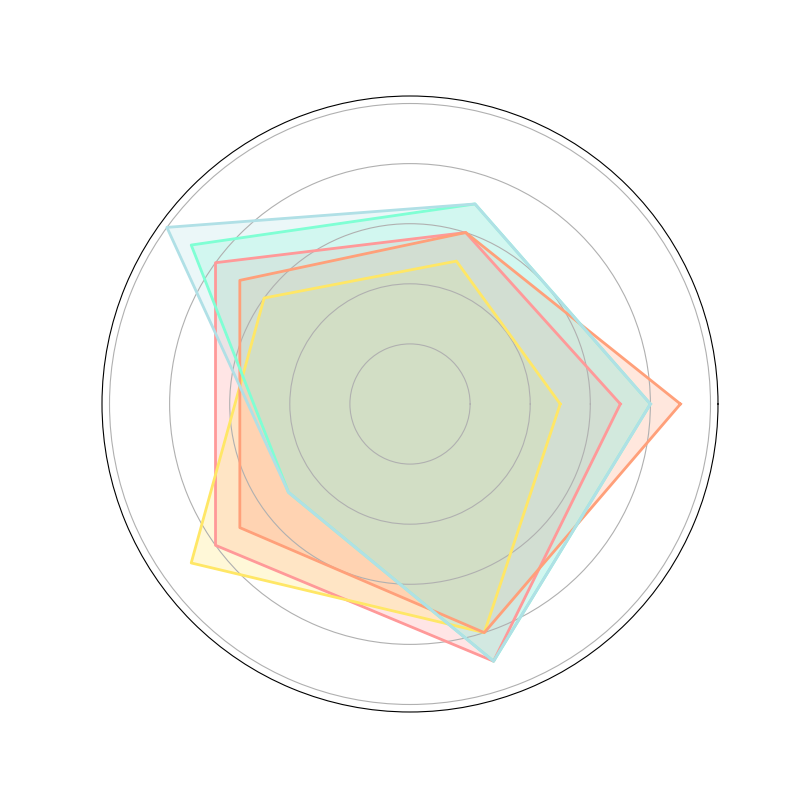

Write the Python code that produced this figure.
import numpy as np
import matplotlib.pyplot as plt

categories = ['Vitamin C', 'Fiber', 'Antioxidants', 'Natural Sugars', 'Water Content']
fruits = ['Apple', 'Banana', 'Orange', 'Strawberry', 'Blueberry']

data = {
    'Apple': [7, 6, 8, 8, 9],
    'Banana': [5, 5, 6, 9, 8],
    'Orange': [9, 6, 7, 7, 8],
    'Strawberry': [8, 7, 9, 5, 9],
    'Blueberry': [8, 7, 10, 5, 9]
}

num_vars = len(categories)

def create_radar_chart(ax, data, color):
    angles = np.linspace(0, 2 * np.pi, num_vars, endpoint=False).tolist()
    data += data[:1]
    angles += angles[:1]
    ax.fill(angles, data, color=color, alpha=0.25)
    ax.plot(angles, data, color=color, linewidth=2)
    ax.set_yticklabels([])
    ax.set_xticks([])

fig, ax = plt.subplots(figsize=(8, 8), subplot_kw=dict(polar=True))

colors = ['#FF9999', '#FFE766', '#FFA07A', '#7FFFD4', '#B0E0E6']

for fruit, color in zip(fruits, colors):
    create_radar_chart(ax, data[fruit], color)

plt.show()
